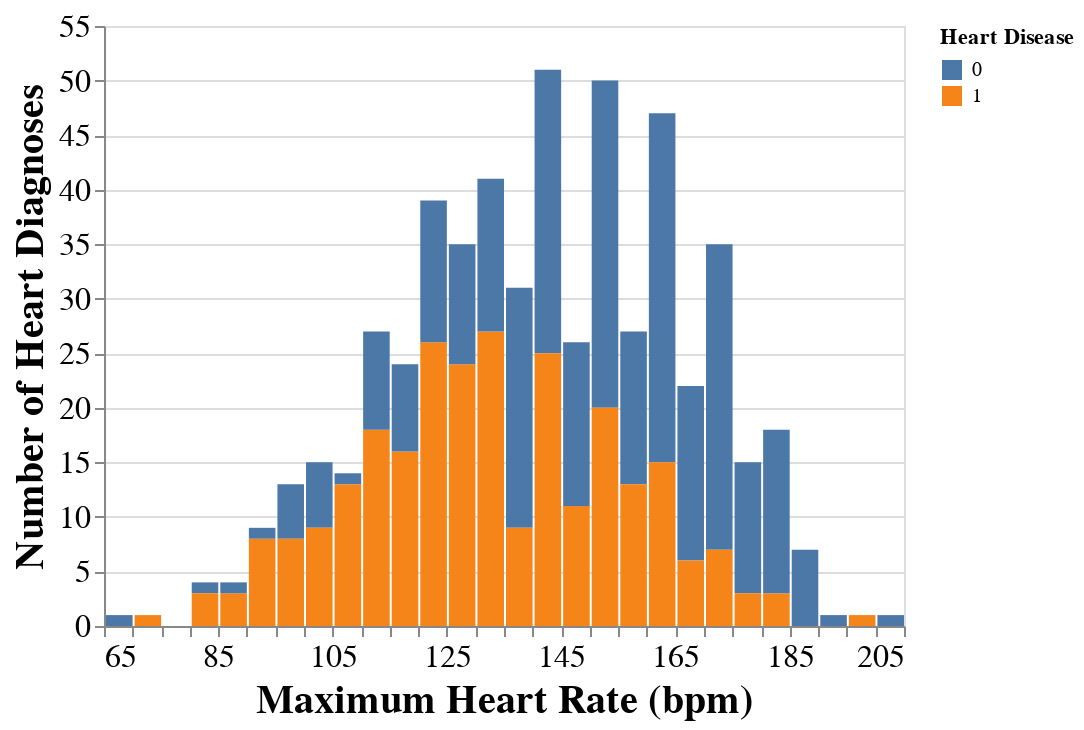

The notebook cell saved with this chart:
### Markdown cell above
As seen in the plot above, there seems to be a connection between high blood sugar and presence of heart disease. There seems to be a higher proportion of heart disease when the patient's fasting blood sugar is higher than 120mg/dl than when it is under 120mg/dl. For this reason, Fasting Blood Sugar will be included in the classifier.

### Code cell
maxhr_plot = (
    alt.Chart(heart_data_training)
    .mark_bar()
    .encode(
        x=alt.X("MaxHR",bin=alt.Bin(maxbins=30),title="Maximum Heart Rate (bpm)",scale=alt.Scale(zero=False)),
        y=alt.Y("count(HeartDisease)",title="Number of Heart Diagnoses"),
        fill=alt.Fill("HeartDisease:N", title="Heart Disease")
    )
    .configure_axis(titleFontSize=20,labelFontSize=16)

)
maxhr_plot

### Figure 1 — Vega-Lite specification as saved in the notebook (floating-point values rounded to 4 significant figures; data arrays with more than 128 entries replaced by an {"elided": "..."} marker saying what was removed)
{"$schema": "https://vega.github.io/schema/vega-lite/v4.17.0.json", "config": {"axis": {"labelFontSize": 16, "titleFontSize": 20}, "view": {"continuousHeight": 300, "continuousWidth": 400}}, "data": {"name": "data-965f26aaa0a06bf333f272b0ffb5f3a8"}, "datasets": {"data-965f26aaa0a06bf333f272b0ffb5f3a8": {"elided": "559 records"}}, "encoding": {"fill": {"field": "HeartDisease", "title": "Heart Disease", "type": "nominal"}, "x": {"bin": {"maxbins": 30}, "field": "MaxHR", "scale": {"zero": false}, "title": "Maximum Heart Rate (bpm)", "type": "quantitative"}, "y": {"aggregate": "count", "field": "HeartDisease", "title": "Number of Heart Diagnoses", "type": "quantitative"}}, "mark": "bar"}
